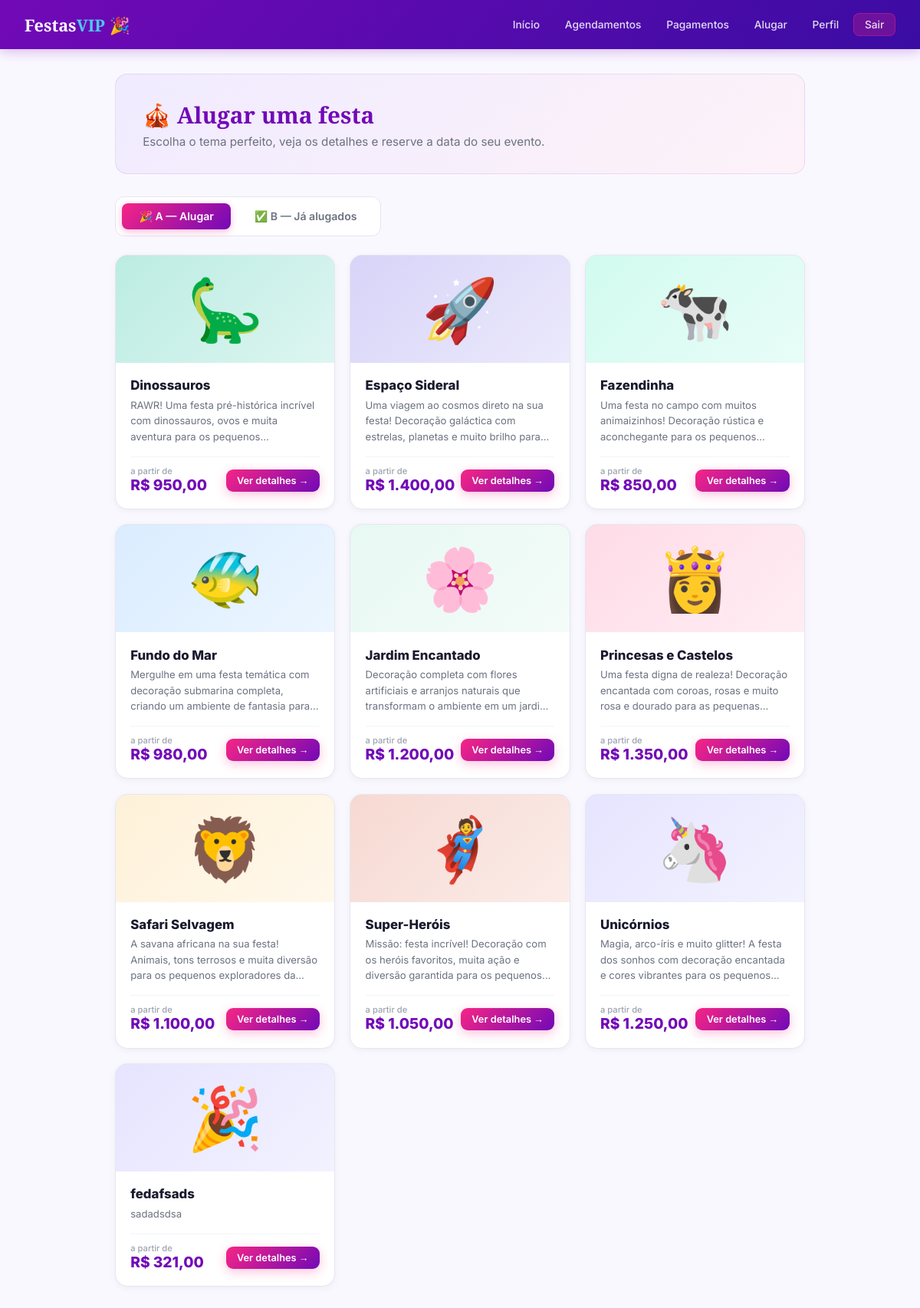
The app's page /agendar (signed in) with its own data.
### tables this page shows
CREATE TABLE temas (
                id             INTEGER PRIMARY KEY AUTOINCREMENT,
                nome           TEXT    NOT NULL,
                descricao      TEXT,
                itens_inclusos TEXT,
                valor          REAL    DEFAULT 0.0,
                emoji          TEXT    DEFAULT '🎉',
                cor            TEXT    DEFAULT '#a29bfe',
                imagens        TEXT    DEFAULT '',
                ativo          INTEGER DEFAULT 1,
                criado_em      DATETIME DEFAULT CURRENT_TIMESTAMP
            );

### controllers/__init__.py (the view)
@cliente_bp.route("/agendar")
@login_required
def agendar():
    filtro = request.args.get("filtro", "A")   # A=Alugar  B=Já alugados
    temas = Tema.listar_ativos()
    from database import Database as _DB
    conn = _DB.connect()
    alugados_ids = {
        r["tema_id"] for r in conn.execute(
            "SELECT DISTINCT tema_id FROM agendamentos WHERE cliente_id=? AND status!='Cancelado'",
            (session["cliente_id"],),
        ).fetchall()
    }
    conn.close()
    if filtro == "B":
        temas = [t for t in temas if t.id in alugados_ids]
    else:
        temas = [t for t in temas if t.id not in alugados_ids]
    return render_template("cliente/catalogo.html", temas=temas, filtro=filtro,
                           alugados_ids=alugados_ids)

### controllers/__init__.py (called while the page is built)
def login_required(f):
    @wraps(f)
    def decorated(*args, **kwargs):
        if "cliente_id" not in session:
            return redirect(url_for("cliente.index"))
        return f(*args, **kwargs)
    return decorated

### database.py (called while the page is built)
    @classmethod
    def connect(cls) -> sqlite3.Connection:
        conn = sqlite3.connect(cls._path)
        conn.row_factory = sqlite3.Row
        conn.execute("PRAGMA foreign_keys = ON")
        return conn

### models/__init__.py (called while the page is built)
    @property
    def valor_fmt(self) -> str:
        return f"R$ {self.valor:,.2f}".replace(',','X').replace('.',',').replace('X','.')

    @property
    def imagens_lista(self) -> list:
        if not self.imagens:
            return []
        return [i.strip() for i in self.imagens.split(',') if i.strip()]

    @classmethod
    def listar_ativos(cls) -> List["Tema"]:
        conn = Database.connect()
        rows = conn.execute("SELECT * FROM temas WHERE ativo=1 ORDER BY nome").fetchall()
        conn.close()
        return [cls._from_row(r) for r in rows]

    @classmethod
    def _from_row(cls, row) -> "Tema":
        d = dict(row)
        return cls(
            id             = d["id"],
            nome           = d["nome"],
            descricao      = d.get("descricao", ""),
            itens_inclusos = d.get("itens_inclusos", ""),
            valor          = d.get("valor", 0.0),
            emoji          = d.get("emoji", "🎉"),
            cor            = d.get("cor", "#a29bfe"),
            imagens        = d.get("imagens", ""),
            ativo          = bool(d.get("ativo", 1)),
            criado_em      = d.get("criado_em", ""),
        )

### templates/cliente/catalogo.html (shortened to what this page needs)
{% extends 'base.html' %}
{% block content %}
<div class="page-hero">
    <h1>🎪 Alugar uma festa</h1>
    <p>Escolha o tema perfeito, veja os detalhes e reserve a data do seu evento.</p>
</div>
<div class="filtro-bar">
    <a href="{{ url_for('cliente.agendar') }}?filtro=A"
       class="filtro-btn {{ 'ativo' if filtro == 'A' }}">
        🎉 A — Alugar
    </a>
    <a href="{{ url_for('cliente.agendar') }}?filtro=B"
       class="filtro-btn {{ 'ativo' if filtro == 'B' }}">
        ✅ B — Já alugados
    </a>
</div>
<div class="temas-grid">
    {% for tema in temas %}
    <div class="tema-card">
        <div class="tema-card-img" style="background: linear-gradient(135deg, {{ tema.cor }}44, {{ tema.cor }}22);">
            {% if tema.imagens_lista %}
                <img src="{{ tema.imagens_lista[0] }}" alt="{{ tema.nome }}"
                     style="width:100%;height:100%;object-fit:cover;position:absolute;inset:0;">
            {% else %}
                {{ tema.emoji }}
            {% endif %}
        </div>
        <div class="tema-card-body">
            <div class="tema-card-nome">{{ tema.nome }}</div>
            <div class="tema-card-desc">{{ tema.descricao }}</div>
            <div class="tema-card-footer">
                <div class="tema-valor">
                    <small>a partir de</small>
                    {{ tema.valor_fmt }}
                </div>
                <a href="{{ url_for('cliente.agendar_tema', tema_id=tema.id) }}"
                   class="btn btn-primary btn-sm">
                    Ver detalhes →
                </a>
            </div>
        </div>
    </div>
    {% endfor %}
</div>
{% endblock %}

### templates/base.html (shortened to what this page needs)
<!DOCTYPE html>
<html lang="pt-BR">
<head>
</head>
<body>
<nav>
  <a class="nav-logo" href="{{ url_for('cliente.menu') if session.get('cliente_id') else url_for('cliente.index') }}">Festas<span>VIP</span> 🎉</a>
  {% if session.get('cliente_id') %}
  <div class="nav-links">
    <a href="{{ url_for('cliente.menu') }}">Início</a>
    <a href="{{ url_for('cliente.meus_agendamentos') }}">Agendamentos</a>
    <a href="{{ url_for('cliente.meus_pagamentos') }}">Pagamentos</a>
    <a href="{{ url_for('cliente.agendar') }}">Alugar</a>
    <a href="{{ url_for('cliente.perfil') }}">Perfil</a>
    <a href="{{ url_for('cliente.logout') }}" class="sair">Sair</a>
  </div>
  {% endif %}
</nav>
<main><div class="container">{% block content %}{% endblock %}</div></main>
</body>
</html>

### templates/base.html (style rules this page uses)
*,*::before,*::after { box-sizing:border-box;margin:0;padding:0 }
:root { --rosa:#f72585;--roxo:#7209b7;--azul:#3a0ca3;--ciano:#4cc9f0;--off:#faf8ff;--cinza:#6b7280;--borda:#e5e7f0;--shadow:0 4px 24px rgba(114,9,183,.12);--r:14px }
body { font-family:'Inter',sans-serif;background:var(--off);color:#1a1a2e;min-height:100vh }
nav { background:linear-gradient(135deg,var(--roxo),var(--azul));padding:0 2rem;display:flex;align-items:center;justify-content:space-between;height:64px;box-shadow:0 2px 16px rgba(114,9,183,.3);position:sticky;top:0;z-index:100 }
.nav-logo { font-family:'Playfair Display',serif;color:#fff;font-size:1.35rem;font-weight:900;text-decoration:none }
.nav-logo span { color:var(--ciano) }
.nav-links { display:flex;gap:.35rem;align-items:center }
.nav-links a { color:rgba(255,255,255,.85);text-decoration:none;padding:.4rem .85rem;border-radius:8px;font-size:.86rem;font-weight:500;transition:all .2s }
.nav-links .sair { background:rgba(247,37,133,.25);border:1px solid rgba(247,37,133,.4) }
main { padding:2rem 1.5rem 4rem }
.container { max-width:900px;margin:0 auto }
h1 { font-family:'Playfair Display',serif;font-size:1.85rem;font-weight:900;color:var(--roxo);margin-bottom:.3rem }
.btn { display:inline-flex;align-items:center;justify-content:center;gap:.4rem;padding:.72rem 1.5rem;border-radius:9px;font-family:'Inter',sans-serif;font-size:.9rem;font-weight:600;cursor:pointer;border:none;text-decoration:none;transition:all .2s }
.btn-primary { background:linear-gradient(135deg,var(--rosa),var(--roxo));color:#fff;box-shadow:0 4px 14px rgba(247,37,133,.28) }
.btn-sm { padding:.45rem .9rem;font-size:.8rem }

### templates/cliente/catalogo.html (style rules this page uses)
.page-hero { background: linear-gradient(135deg, #f0ebff 0%, #fdf2f8 100%); border-radius: 16px; padding: 2rem 2.2rem; margin-bottom: 1.8rem; border: 1px solid rgba(114,9,183,.1); }
.page-hero h1 { margin-bottom: .3rem; }
.page-hero p { color: #6b7280; font-size: .95rem; }
.filtro-bar { display: flex; gap: .5rem; margin-bottom: 1.5rem; background: #fff; border: 1.5px solid #e5e7f0; border-radius: 12px; padding: .5rem; width: fit-content; }
.filtro-btn { padding: .55rem 1.4rem; border-radius: 8px; font-size: .88rem; font-weight: 600; cursor: pointer; text-decoration: none; color: #6b7280; transition: all .18s; border: none; background: transparent; display: inline-flex; align-items: center; gap: .4rem; }
.filtro-btn.ativo { background: linear-gradient(135deg, #f72585, #7209b7); color: #fff; box-shadow: 0 3px 10px rgba(247,37,133,.3); }
.temas-grid { display: grid; grid-template-columns: repeat(auto-fill, minmax(270px, 1fr)); gap: 1.2rem; }
.tema-card { background: #fff; border: 1.5px solid #e5e7f0; border-radius: 16px; overflow: hidden; transition: all .22s; display: flex; flex-direction: column; box-shadow: 0 2px 8px rgba(0,0,0,.05); }
.tema-card-img { height: 140px; display: flex; align-items: center; justify-content: center; font-size: 5rem; position: relative; overflow: hidden; }
.tema-card-body { padding: 1.2rem; flex: 1; display: flex; flex-direction: column; }
.tema-card-nome { font-weight: 800; font-size: 1.05rem; color: #1a1a2e; margin-bottom: .35rem; }
.tema-card-desc { font-size: .82rem; color: #6b7280; line-height: 1.55; margin-bottom: 1rem; flex: 1; display: -webkit-box; -webkit-line-clamp: 3; -webkit-box-orient: vertical; overflow: hidden; }
.tema-card-footer { display: flex; align-items: center; justify-content: space-between; padding-top: .8rem; border-top: 1px solid #f1f5f9; margin-top: auto; }
.tema-valor { font-size: 1.2rem; font-weight: 800; color: #7209b7; }
.tema-valor small { font-size: .7rem; font-weight: 500; color: #9ca3af; display: block; line-height: 1; }

### records on screen
temas: emoji "🦕", nome "Dinossauros", descricao "RAWR! Uma festa pré-histórica incrível com dinossauros, ovos e muita aventura para os…", valor_fmt "R$ 950,00"
temas: emoji "🚀", nome "Espaço Sideral", descricao "Uma viagem ao cosmos direto na sua festa! Decoração galáctica com estrelas, planetas e muito brilho…", valor_fmt "R$ 1.400,00"
temas: emoji "🐄", nome "Fazendinha", descricao "Uma festa no campo com muitos animaizinhos! Decoração rústica e aconchegante para os…", valor_fmt "R$ 850,00"
temas: emoji "🐠", nome "Fundo do Mar", descricao "Mergulhe em uma festa temática com decoração submarina completa, criando um ambiente de fantasia…", valor_fmt "R$ 980,00"
temas: emoji "🌸", nome "Jardim Encantado", descricao "Decoração completa com flores artificiais e arranjos naturais que transformam o ambiente em um…", valor_fmt "R$ 1.200,00"
temas: emoji "👸", nome "Princesas e Castelos", descricao "Uma festa digna de realeza! Decoração encantada com coroas, rosas e muito rosa e dourado para as…", valor_fmt "R$ 1.350,00"
temas: emoji "🦁", nome "Safari Selvagem", descricao "A savana africana na sua festa! Animais, tons terrosos e muita diversão para os pequenos exploradores…", valor_fmt "R$ 1.100,00"
temas: emoji "🦸", nome "Super-Heróis", descricao "Missão: festa incrível! Decoração com os heróis favoritos, muita ação e diversão garantida para os…", valor_fmt "R$ 1.050,00"
temas: emoji "🦄", nome "Unicórnios", descricao "Magia, arco-íris e muito glitter! A festa dos sonhos com decoração encantada e cores vibrantes para os…", valor_fmt "R$ 1.250,00"
temas: emoji "🎉", nome "fedafsads", descricao "sadadsdsa", valor_fmt "R$ 321,00"
